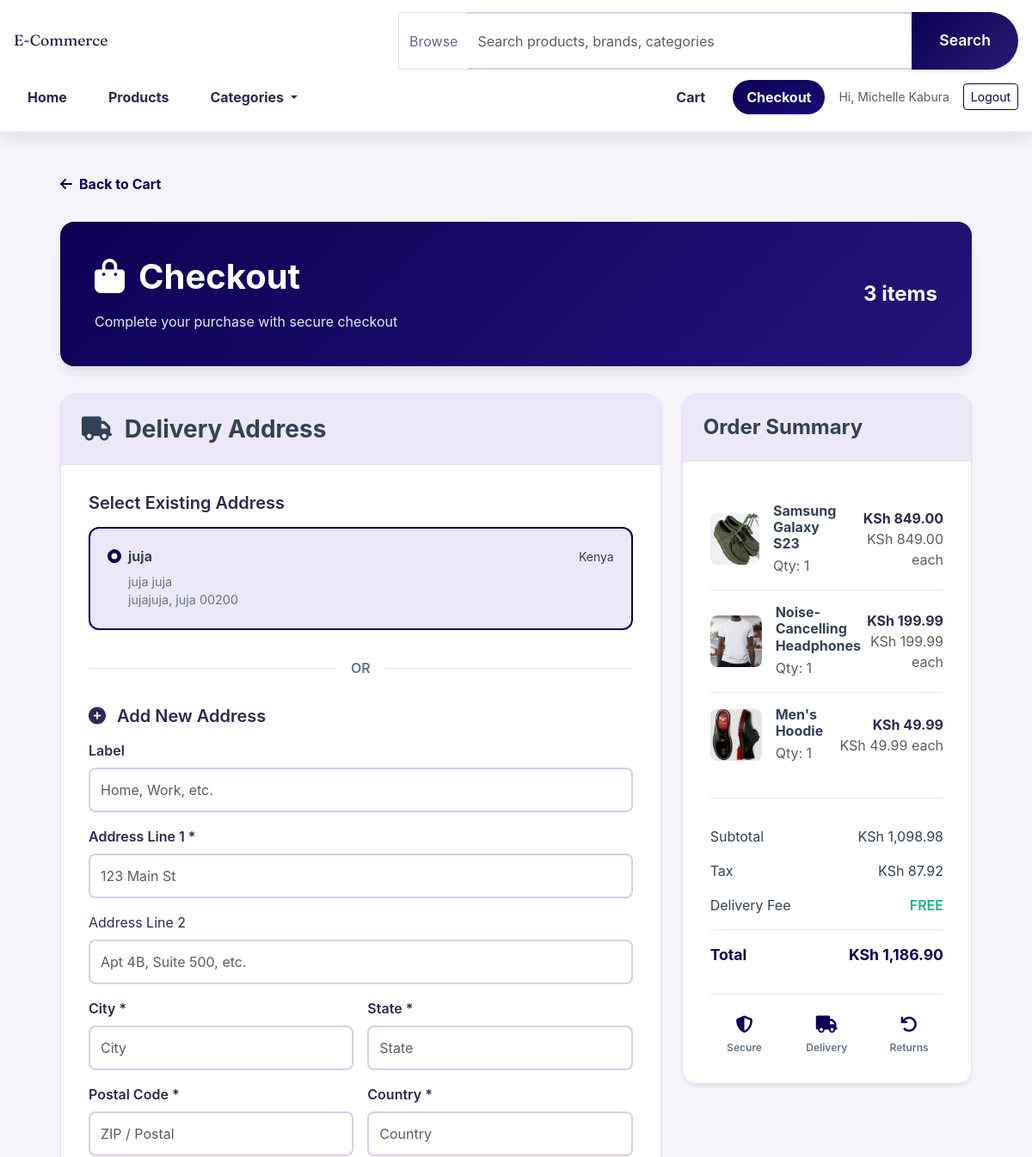
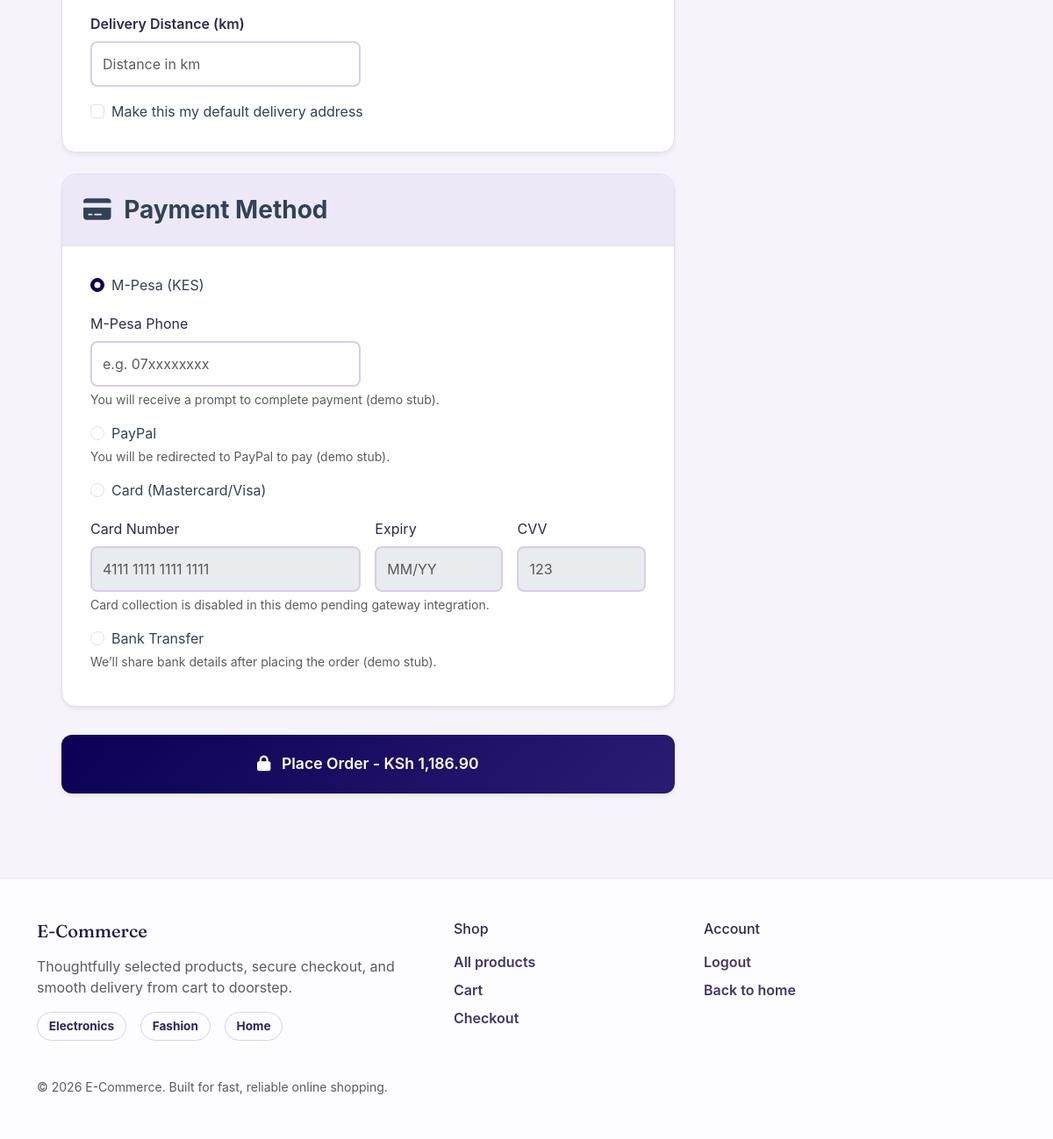
/index.php?page=checkout (signed in), run on the app's committed database (2 pictures, top to bottom).
### tables this page shows
CREATE TABLE `addresses` (
  `id` int(10) UNSIGNED NOT NULL,
  `user_id` int(10) UNSIGNED NOT NULL,
  `label` varchar(50) DEFAULT 'home',
  `line1` varchar(255) NOT NULL,
  `line2` varchar(255) DEFAULT NULL,
  `city` varchar(100) DEFAULT NULL,
  `state` varchar(100) DEFAULT NULL,
  `postal_code` varchar(30) DEFAULT NULL,
  `country` varchar(100) DEFAULT NULL,
  `is_default` tinyint(1) NOT NULL DEFAULT 0,
  `created_at` timestamp NOT NULL DEFAULT current_timestamp()
);

CREATE TABLE `settings` (
  `key` varchar(191) NOT NULL,
  `value` text DEFAULT NULL,
  `updated_at` timestamp NOT NULL DEFAULT current_timestamp() ON UPDATE current_timestamp()
);

CREATE TABLE `cart_items` (
  `id` int(10) UNSIGNED NOT NULL,
  `cart_id` int(10) UNSIGNED NOT NULL,
  `product_id` int(10) UNSIGNED NOT NULL,
  `quantity` int(10) UNSIGNED NOT NULL DEFAULT 1,
  `price` decimal(10,2) NOT NULL,
  `created_at` timestamp NOT NULL DEFAULT current_timestamp()
);

CREATE TABLE `products` (
  `id` int(10) UNSIGNED NOT NULL,
  `sku` varchar(100) DEFAULT NULL,
  `name` varchar(255) NOT NULL,
  `slug` varchar(191) NOT NULL,
  `description` text DEFAULT NULL,
  `category_id` int(10) UNSIGNED DEFAULT NULL,
  `tags` text DEFAULT NULL,
  `price` decimal(10,2) NOT NULL DEFAULT 0.00,
  `image_path` varchar(255) DEFAULT NULL,
  `sale_price` decimal(10,2) DEFAULT NULL,
  `stock` int(11) NOT NULL DEFAULT 0,
  `is_active` tinyint(1) NOT NULL DEFAULT 1,
  `created_at` timestamp NOT NULL DEFAULT current_timestamp(),
  `updated_at` timestamp NULL DEFAULT NULL ON UPDATE current_timestamp()
);

### pages/checkout.php (the view, shortened to what the rows shown need)
<?php
$user = $_SESSION['user'] ?? null;
require_once __DIR__ . '/../includes/db_functions.php';
$user_id = (int)$user['id'];
$cart = get_user_cart($user_id);
$addresses = get_user_addresses($user_id);
$delivery_distance_km = null;
$totals = calculate_cart_totals($cart, $delivery_distance_km);
?>
<section class="container py-5">
    <div class="checkout-header">
        <div class="row align-items-center">
            <div class="col-md-8">
                <h1 class="display-6 fw-bold mb-3"><i class="fas fa-shopping-bag me-3"></i>Checkout</h1>
            </div>
        </div>
    </div>
    <div class="row g-4">
        <div class="col-lg-8">
            <form method="post" action="index.php?page=checkout">
                <div class="checkout-card">
                    <div class="card-body">
                        <?php if (!empty($addresses)): ?>
                            <div class="mb-4">
                                <?php foreach ($addresses as $addr): ?>
                                    <div class="address-card" onclick="selectAddress(<?php echo (int)$addr['id']; ?>)">
                                        <div class="form-check">
                                            <input class="form-check-input" type="radio" name="address_id"
                                                   id="address_<?php echo (int)$addr['id']; ?>"
                                                   value="<?php echo (int)$addr['id']; ?>">
                                            <label class="form-check-label w-100" for="address_<?php echo (int)$addr['id']; ?>">
                                                <div class="d-flex justify-content-between align-items-start mb-2">
                                                    <div>
                                                        <strong class="d-block"><?php echo htmlspecialchars($addr['label'] ?: 'Address'); ?></strong>
                                                    </div>
                                                    <div class="text-end">
                                                        <small><?php echo htmlspecialchars($addr['country']); ?></small>
                                                    </div>
                                                </div>
                                                <div class="address-details">
                                                    <div><?php echo htmlspecialchars($addr['line1']); ?> <?php echo htmlspecialchars($addr['line2'] ?: ''); ?></div>
                                                    <div><?php echo htmlspecialchars($addr['city']); ?>, <?php echo htmlspecialchars($addr['state']); ?> <?php echo htmlspecialchars($addr['postal_code']); ?></div>
                                                </div>
                                            </label>
                                        </div>
                                    </div>
                                <?php endforeach; ?>
                            </div>
                        <?php endif; ?>
                    </div>
                </div>
                <div class="place-order-section">
                    <button class="btn btn-primary btn-lg w-100" type="submit" name="place_order" value="1">
                        <i class="fas fa-lock me-2"></i>
                        Place Order - <?php echo format_currency($totals['total']); ?>
                    </button>
                </div>
            </form>
        </div>
        <div class="col-lg-4">
            <div class="summary-card">
                <div class="card-body">
                    <div class="order-items">
                        <?php foreach ($cart['items'] as $item): ?>
                            <?php $item_image = resolve_product_image_path($item); ?>
                            <div class="order-item">
                                <img src="<?php echo htmlspecialchars($item_image); ?>"
                                     alt="<?php echo htmlspecialchars($item['product_name']); ?>"
                                     class="item-image">
                                <div class="item-details">
                                    <h6 class="fw-bold"><?php echo htmlspecialchars($item['product_name']); ?></h6>
                                    <div class="text-muted">Qty: <?php echo (int)$item['quantity']; ?></div>
                                </div>
                                <div class="item-price">
                                    <div class="fw-bold"><?php echo format_currency((float)$item['subtotal']); ?></div>
                                    <div class="text-muted"><?php echo format_currency((float)$item['unit_price']); ?> each</div>
                                </div>
                            </div>
                        <?php endforeach; ?>
                    </div>
                    <div class="order-totals">
                        <div class="total-row">
                            <span>Subtotal</span>
                            <span><?php echo format_currency($totals['subtotal']); ?></span>
                        </div>
                        <div class="total-row">
                            <span>Tax</span>
                            <span><?php echo format_currency($totals['tax']); ?></span>
                        </div>
                        <div class="total-row final-total">
                            <span>Total</span>
                            <span><?php echo format_currency($totals['total']); ?></span>
                        </div>
                    </div>
                </div>
            </div>
        </div>
    </div>
</section>

### data on the page
addresses: label "juja", country "Kenya", line1 "juja", line2 "juja", city "jujajuja", state "juja", postal_code "00200"
settings: value "KSh 1,186.90", value "KSh 1,098.98", value "KSh 87.92"
cart_items: shows a picture, product.name "Samsung Galaxy S23", quantity "1", price.value "KSh 849.00"
cart_items: shows a picture, product.name "Noise-Cancelling Headphones", quantity "1", price.value "KSh 199.99"
cart_items: shows a picture, product.name "Men's Hoodie", quantity "1", price.value "KSh 49.99"

### other printed values
$user_name "Michelle Kabura"
count($cart['items']) "3"
